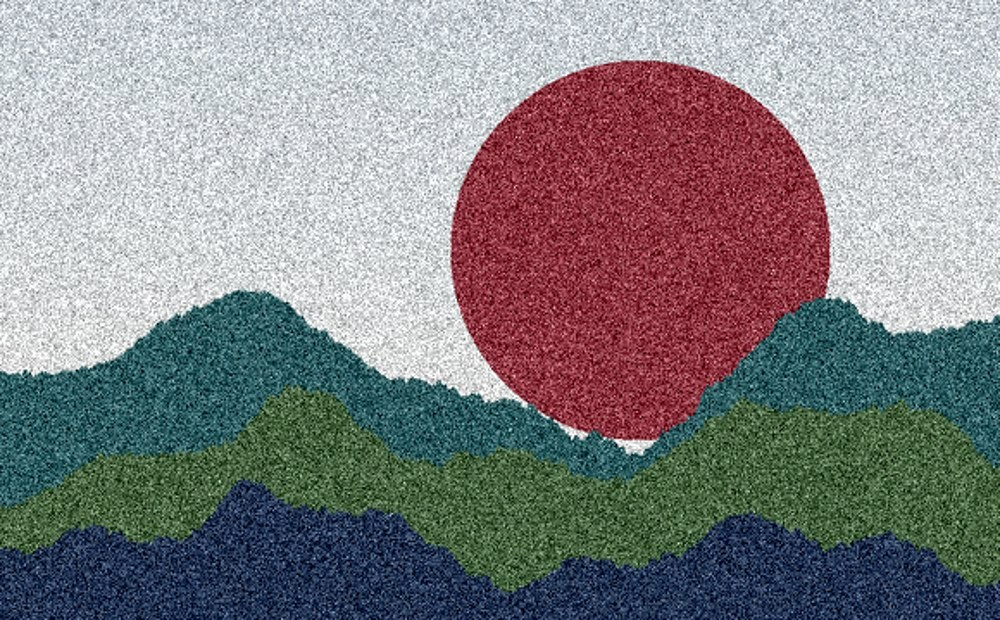
#> input picture assets/email/sun_bluegreen.jpg, 1000 x 620 px, found by its file name
$ python make.py
#> lines starting #> are read from the running program, lines starting #| are printed output that depends on the picture
"""Thursday · Field notes — 8 quiet stippled landscapes. 01 is the current template image."""
import numpy as np
from PIL import Image, ImageFilter, ImageDraw
OUT = '/home/claude/ctrl-curious/assets/email/days/thu/'
rng = np.random.default_rng(7)
def hx(h): h=h.lstrip('#'); return np.array([int(h[i:i+2],16) for i in (0,2,4)],float)
INK,PAPER,MAUVE,PLUM,WINE,CLAY,OCHRE=map(hx,['2E1F25','F4EEE8','C9A7B5','7E4B6B','8A2E3B','D9C3B7','C8902F'])
INDIGO,PRUSSIAN,SKYB,TEAL,PINE,MOSS,NAVY,MIST=map(hx,['1C3050','2B4C6F','7C9EB8','24585C','264A3E','4F6A3A','172338','C9D6DC'])
W,H=1200,600
X,Y=np.meshgrid(np.arange(W),np.arange(H))
def bn(r):
    n=Image.fromarray((rng.random((H,W))*255).astype('uint8')).filter(ImageFilter.GaussianBlur(r)); a=np.asarray(n,float); return (a-a.min())/(a.max()-a.min()+1e-6)
def fbm(): return .5*bn(18)+.3*bn(6)+.2*bn(2)
def mix(a,b,t): return a[None,None]*(1-t[...,None])+b[None,None]*t[...,None]
def sky(top,bot,power=1.0,amt=0.3):
    t=np.clip((np.linspace(0,1,H)[:,None]**power)*np.ones((1,W))*0.9+fbm()*amt-amt/2,0,1); return mix(top,bot,t)
def stip(img,mask,col,dens=0.9):
    dots=rng.random((H,W))<dens; img[mask&dots]=col; img[mask&~dots]=col*.7+PAPER*.3
def sun(img,cx,cy,r,col=WINE,dens=None):
    m=((X-cx)**2+(Y-cy)**2)<r**2; st=rng.random((H,W))<(0.86+0.12*fbm())
    img[m&st]=col; img[m&~st]=col*.6+PAPER*.4; return m
def ridge(y0,amp,seed,freq,jag=1.4):
    r=np.random.default_rng(seed); xs=np.arange(W)
    y=y0+amp*np.sin(xs/freq+r.random()*6)+.45*amp*np.sin(xs/(freq/2.7)+r.random()*6)
    y+=np.cumsum(r.normal(0,jag,W)); y-=np.linspace(0,y[-1]-y[0],W)*.5; return y
def below(y): return Y>y[None,:]
def save(img,name,amt=26):
    a=img+rng.normal(0,amt,img.shape[:2])[...,None]
    Image.fromarray(np.clip(a,0,255).astype('uint8')).save(OUT+name,quality=86)

# 01 current template image: wine sun over teal, moss and indigo ridges (kept as is, framed to 1200x600)
im=Image.open('/home/claude/ctrl-curious/assets/email/sun_bluegreen.jpg').convert('RGB')
#> im is the input picture: PIL image 1000x620 RGB; mean R, G, B 130.1, 129.1, 131.5
im=im.resize((1200,744),Image.LANCZOS); top=int(744*0.55-300); im.crop((0,top,1200,top+600)).save(OUT+'thu_01.jpg',quality=86)

# 02 Terraces: curved green terraces stepping down, low ochre sun
img=sky(MIST*0.5+PAPER*0.5,PAPER,1.0); sun(img,300,300,90,OCHRE)
#> in sky, `t = np.clip(np.linspace(0, 1, H)[:, None] ** power * np.ones((1, W)) *`:
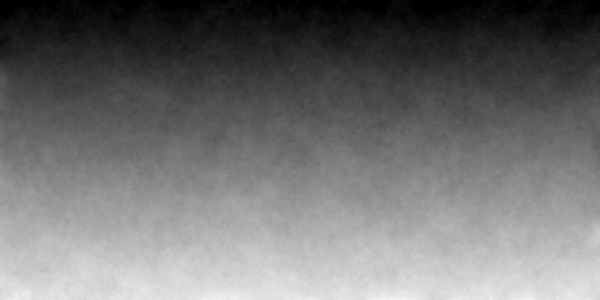
#> t: shape (600, 1200) float64 (shown at 1/2 size); min 0, max 0.966, mean 0.444
#> in sun, `st = rng.random((H, W)) < 0.86 + 0.12 * fbm()`:
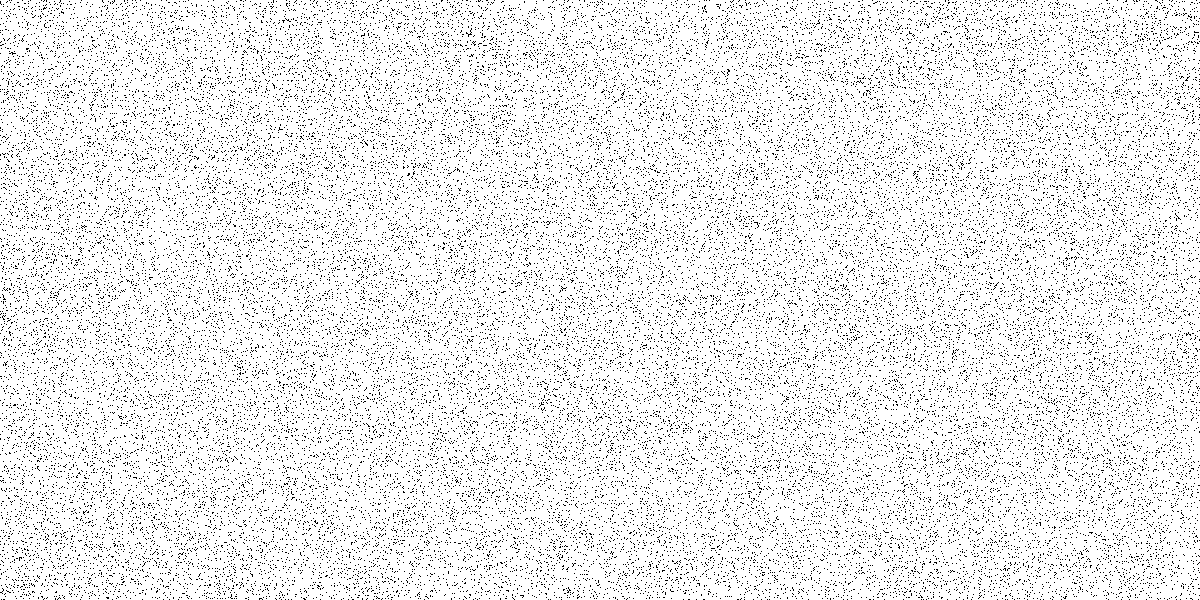
#> st: shape (600, 1200) bool; 92.4% white; black in thin lines or dots
cols=[TEAL,PINE,MOSS,TEAL*0.8+PINE*0.2,PINE*0.9,MOSS*0.85]
for i,col in enumerate(cols):
    y0=300+i*52; yy=y0+40*np.sin(np.arange(W)/260+i*0.5)+10*np.sin(np.arange(W)/70+i)
    stip(img,below(yy),col,0.9+i*0.01)
    edge=(np.abs(Y-yy[None,:])<2); img[edge]=SKYB*0.6+PAPER*0.4
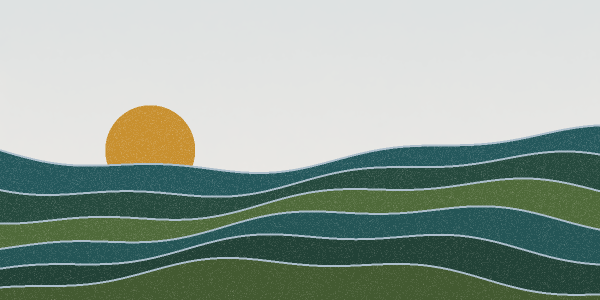
#> img: shape (600, 1200, 3) float64 (shown at 1/2 size); mean of channels 0, 1, 2 146.8, 162.5, 152.2; drawn as R, G, B
save(img,'thu_02.jpg')
#> in save, `a=img+rng.normal(0,amt,img.shape[:2])[...,None]`:
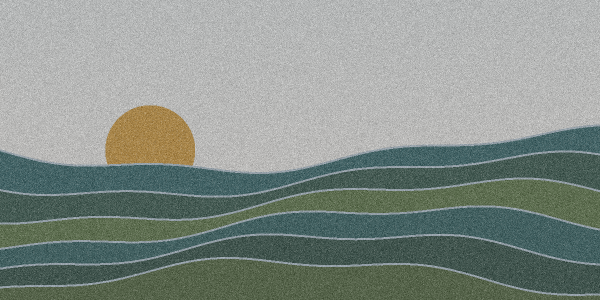
#> a: shape (600, 1200, 3) float64 (shown at 1/2 size); mean of channels 0, 1, 2 146.8, 162.6, 152.2; drawn with min black and max white

# 03 River valley: a winding pale river through layered hills, wine sun
img=sky(SKYB*0.35+PAPER*0.65,PAPER,1.0); sun(img,820,210,110)
#> in bn (call 9), `n = Image.fromarray((rng.random((H, W)) * 255).astype('uint8')).filter`:
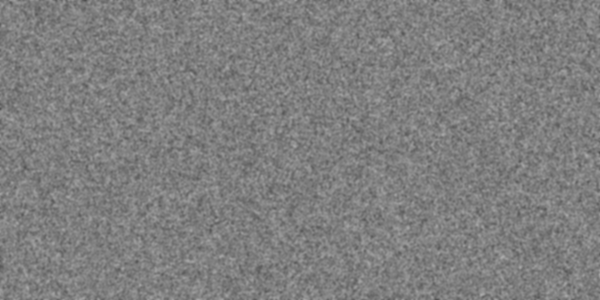
#> n: PIL image 1200x600 L (shown at 1/2 size); min 75, max 171, mean 126.8
#> in bn (call 10), `return (a - a.min()) / (a.max() - a.min() + 1e-06)`:
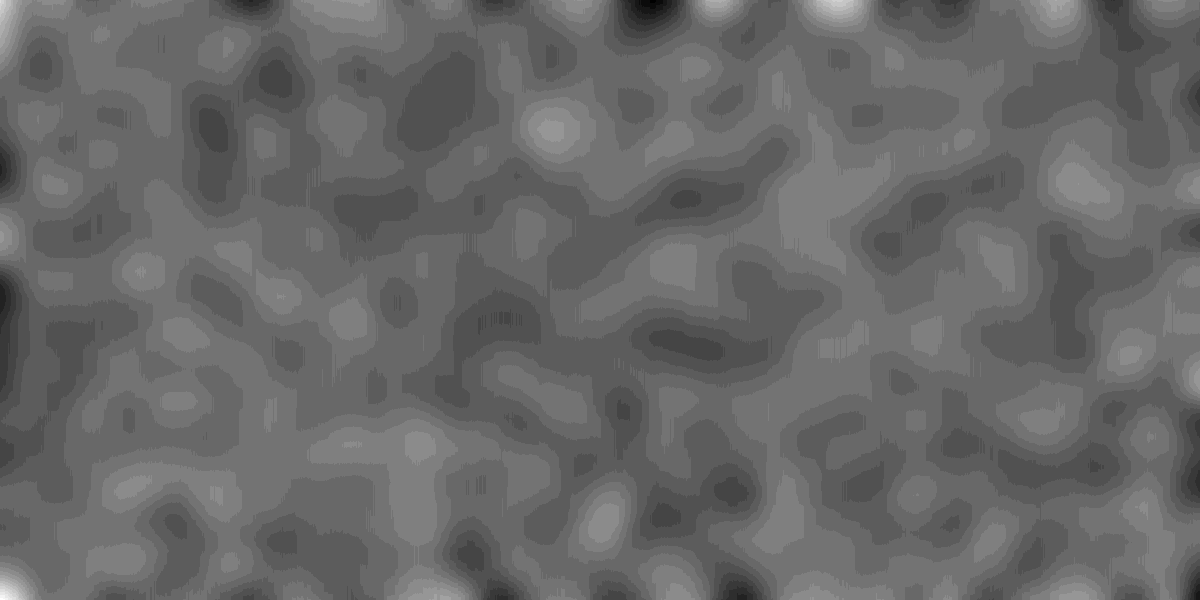
#> returned value: shape (600, 1200) float64; min 0, max 1, mean 0.41
for y0,amp,seed,freq,col,d in [(300,40,11,140,PRUSSIAN,.9),(370,34,12,100,TEAL,.92),(440,28,13,80,PINE,.94)]:
    rr=ridge(y0,amp,seed,freq); stip(img,below(rr),col,d)
front=rr
#> front = 1200 values, max 497.7 at index 649, min 397.4 at index 930, mean 444.1
# river emerges from behind the front hill and widens toward the viewer
x_src=520; y_src=int(front[x_src])+6
#> after `y_src = int(front[x_src]) + 6`: y_src = 423
yy=np.arange(H); t=np.clip((yy-y_src)/(H-y_src),0,1)
#> after `t = np.clip((yy - y_src) / (H - y_src), 0, 1)`: t = 600 values from 0 to 0.994
cx=x_src+120*np.sin(t*3.2)*t+180*t**2
#> cx = 600 values, max 694.1 at index 588, min 520 at index 0, mean 548.4
wdt=1.5+70*t**1.7
#> wdt = 600 values from 1.5 to 70.83
riv=(np.abs(X-cx[:,None])<wdt[:,None])&(Y>=y_src)&below(front)
img[riv]=MIST*0.8+PAPER*0.2
save(img,'thu_03.jpg')

# 04 Still lake: one mountain and the sun, mirrored in calm water
img=sky(PAPER,MIST*0.6+PAPER*0.4,1.0); m=sun(img,760,170,80)
xs=np.arange(W)
ml=140+0.78*np.abs(xs-560)+10*np.sin(xs/28)*(np.abs(xs-560)>40)
mt=below(ml); stip(img,mt,INDIGO,0.93)
ml2=250+0.6*np.abs(xs-930)+8*np.sin(xs/22)
stip(img,below(ml2)&~mt,PRUSSIAN,0.92)
img[mt&(Y<ml[None,:]+34+8*np.sin(X/14))&(Y<200)]=SKYB*0.55+PAPER*0.45
hz=380; img[hz:]=img[hz-1::-1][:H-hz]*0.65+TEAL*0.35
for y in range(hz+8,H,14):
    x0=rng.integers(0,200)
    while x0<W:
        L=rng.integers(40,160); img[y:y+2,x0:x0+L]=img[y:y+2,x0:x0+L]*0.6+PAPER*0.4; x0+=L+rng.integers(40,140)
save(img,'thu_04.jpg')

# 05 Contour hills: hill layers drawn with woodblock contour lines, like slow waves of land
img=sky(PAPER,CLAY,1.2); sun(img,600,250,120)
for i,(y0,amp,seed,freq,col,line) in enumerate([(320,40,21,160,PRUSSIAN,SKYB),(400,34,22,120,TEAL,MIST),(480,26,23,90,PINE,MOSS*0.6+PAPER*0.4)]):
    yy=ridge(y0,amp,seed,freq,1.0); mk=below(yy); stip(img,mk,col,0.94)
    for k in range(1,8):
        e=mk&(np.abs(Y-(yy[None,:]+k*14))<1.2); img[e]=line
save(img,'thu_05.jpg')

# 06 Cliff coast: a dark cliff, a calm sea with one small wave, a low wine sun
img=sky(SKYB*0.3+PAPER*0.7,PAPER,1.0); sun(img,420,330,100)
sea=Y>380; stip(img,sea,PRUSSIAN,0.92)
for y in range(392,H,16):
    row=(np.abs(Y-(y+4*np.sin(X/40+y)))<1.2)&sea; img[row]=SKYB
yy=Y.astype(float); xx=X.astype(float)
hz=380
face=800 - 95*np.clip((yy-240)/(hz-240),0,1)**1.8 + 4*np.sin(yy/9) + 2*np.sin(yy/3.3)
top=242 - 82*np.clip((xx-795)/405,0,1)**0.55 + 3*np.sin(xx/23)
cl=(xx>face)&(yy>top)&(yy<=hz)
stip(img,cl,PINE,0.94)
grass=cl&(yy<top+7); img[grass]=MOSS
ref=(yy>hz)&(yy<hz+70)&(xx>800-95-30*((yy-hz)/70))
img[ref]=img[ref]*0.55+PINE*0.45
for rx,ry,rr in [(690,hz+2,12),(668,hz+3,7)]:
    rock=((xx-rx)**2/(rr*1.5)**2+(yy-ry)**2/rr**2<1)&(yy<=hz+2)
    img[rock]=PINE*0.8+INK*0.2
save(img,'thu_06.jpg')

# 07 Rain over hills: soft mist bands and slanted rain, muted sun
img=sky(MIST,PAPER,1.0); sun(img,860,180,80,WINE*0.8+MAUVE*0.2)
for y0,amp,seed,freq,col,d in [(300,30,31,150,SKYB*0.8+PRUSSIAN*0.2,.86),(380,30,32,110,TEAL*0.8+MIST*0.2,.9),(460,26,33,90,PINE,.94)]:
    stip(img,below(ridge(y0,amp,seed,freq)),col,d)
    wgt=np.exp(-((Y-(y0+20))/22.0)**2)[...,None]*0.35; img[:]=img*(1-wgt)+MIST[None,None]*wgt
pil=Image.fromarray(np.clip(img,0,255).astype('uint8')); d=ImageDraw.Draw(pil)
for _ in range(240):
    x,y=rng.integers(-100,1200),rng.integers(-30,600); d.line([(x,y),(x+10,y+30)],fill=(244,238,232),width=1)
img=np.asarray(pil,float)
save(img,'thu_07.jpg')

# 08 Open sea: a large wine sun, a calm indigo sea and one small sail
img=sky(PAPER,CLAY,1.3); sun(img,600,330,170)
sea=Y>360; stip(img,sea,INDIGO,0.93)
for y in range(370,H,13):
    x0=rng.integers(0,120)
    while x0<W:
        L=rng.integers(60,220); img[y:y+2,x0:x0+L]=PRUSSIAN*0.5+SKYB*0.5; x0+=L+rng.integers(30,120)
pil=Image.fromarray(np.clip(img,0,255).astype('uint8')); d=ImageDraw.Draw(pil)
d.polygon([(880,352),(900,300),(902,352)],fill=(46,31,37)); d.polygon([(905,350),(905,312),(930,350)],fill=(244,238,232))
d.polygon([(868,354),(940,354),(930,364),(876,364)],fill=(46,31,37))
img=np.asarray(pil,float)
save(img,'thu_08.jpg')
print('done')

$ run again, with assets/email/footer.jpg copied over assets/email/sun_bluegreen.jpg
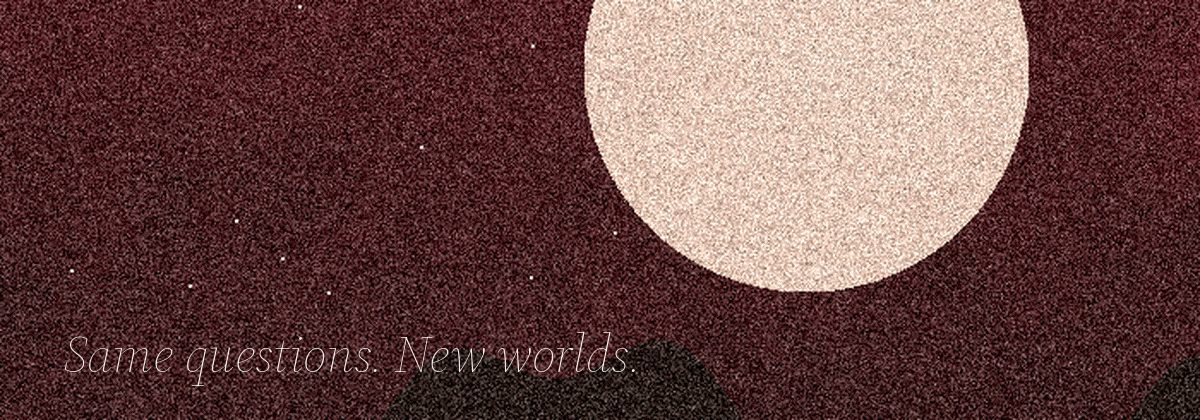
#> input picture assets/email/footer.jpg, 1200 x 420 px, found by its file name
#> im is the input picture: PIL image 1200x420 RGB; mean R, G, B 104.8, 70.8, 68.5
#> `im = im.resize((1200, 744), Image.LANCZOS)`:
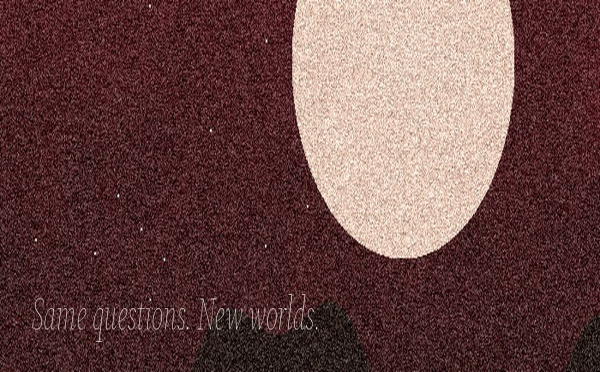
#> im: PIL image 1200x744 RGB (shown at 1/2 size); mean R, G, B 104.8, 70.9, 68.6
#> `im = im.resize((1200, 744), Image.LANCZOS)`:
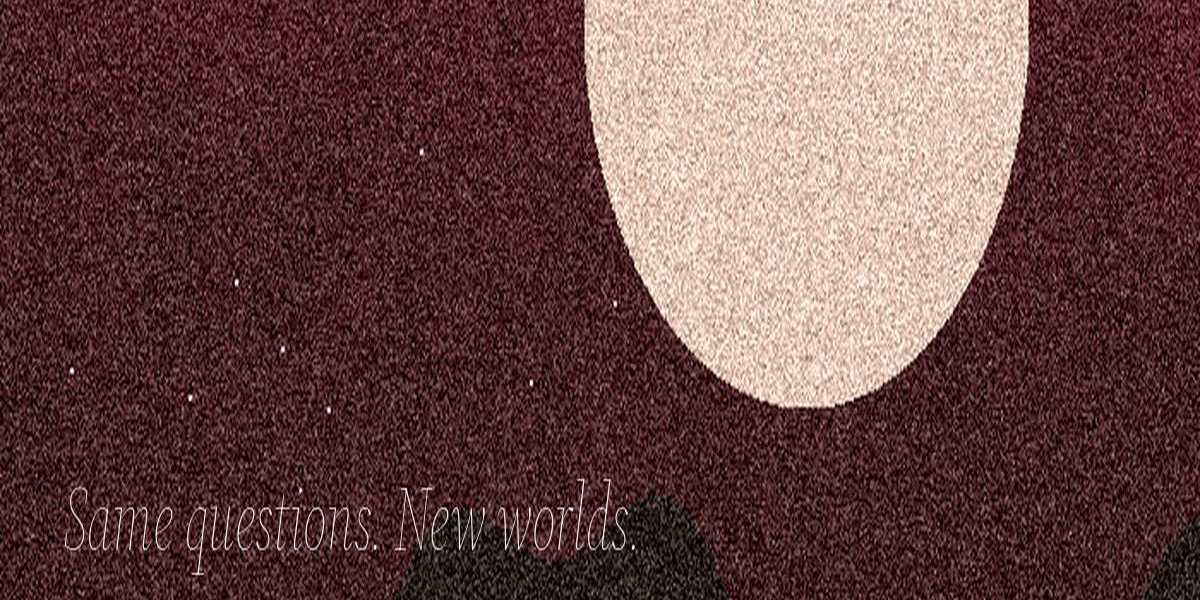
#> saved as thu_01.jpg: PIL image 1200x600 RGB; mean R, G, B 102.4, 68.6, 66.5
#> st: shape (600, 1200) bool; 92.4% white; black in thin lines or dots
#> front = 1200 values, max 497.7 at index 649, min 397.4 at index 930, mean 444.1
#> y_src = 423
#> `t = np.clip((yy - y_src) / (H - y_src), 0, 1)`: t = 600 values from 0 to 0.994
#> cx = 600 values, max 694.1 at index 588, min 520 at index 0, mean 548.4
#> wdt = 600 values from 1.5 to 70.83

$ run again, with assets/email/footer_b3.jpg copied over assets/email/sun_bluegreen.jpg
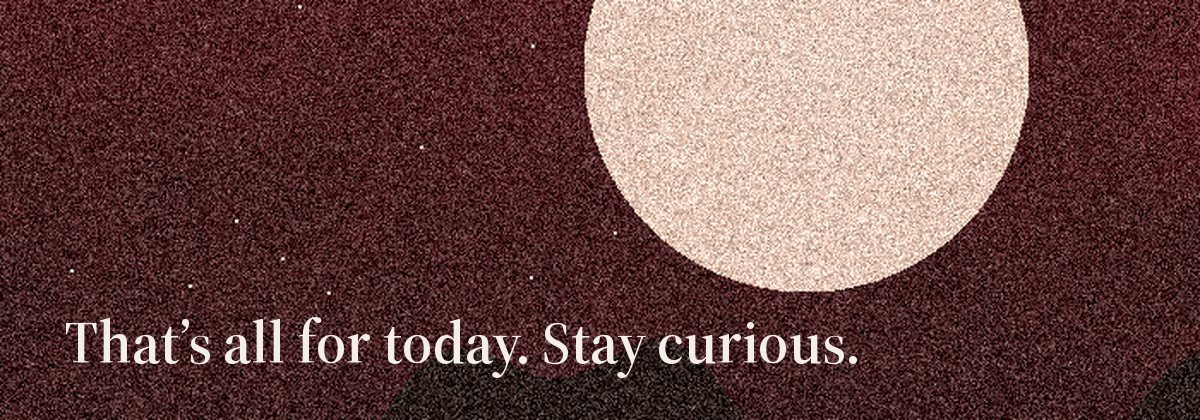
#> input picture assets/email/footer_b3.jpg, 1200 x 420 px, found by its file name
#> im is the input picture: PIL image 1200x420 RGB; mean R, G, B 107.3, 73.7, 70.9
#> `im = im.resize((1200, 744), Image.LANCZOS)`:
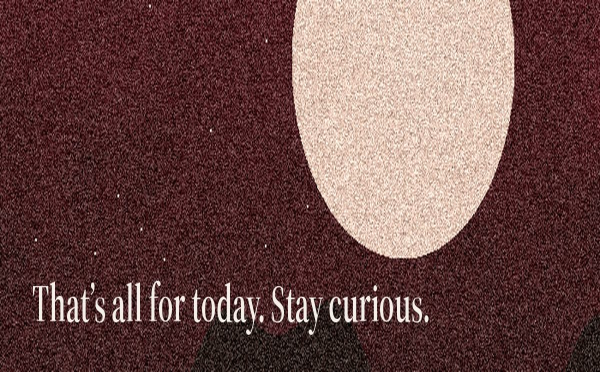
#> im: PIL image 1200x744 RGB (shown at 1/2 size); mean R, G, B 107.2, 73.7, 71
#> `im = im.resize((1200, 744), Image.LANCZOS)`:
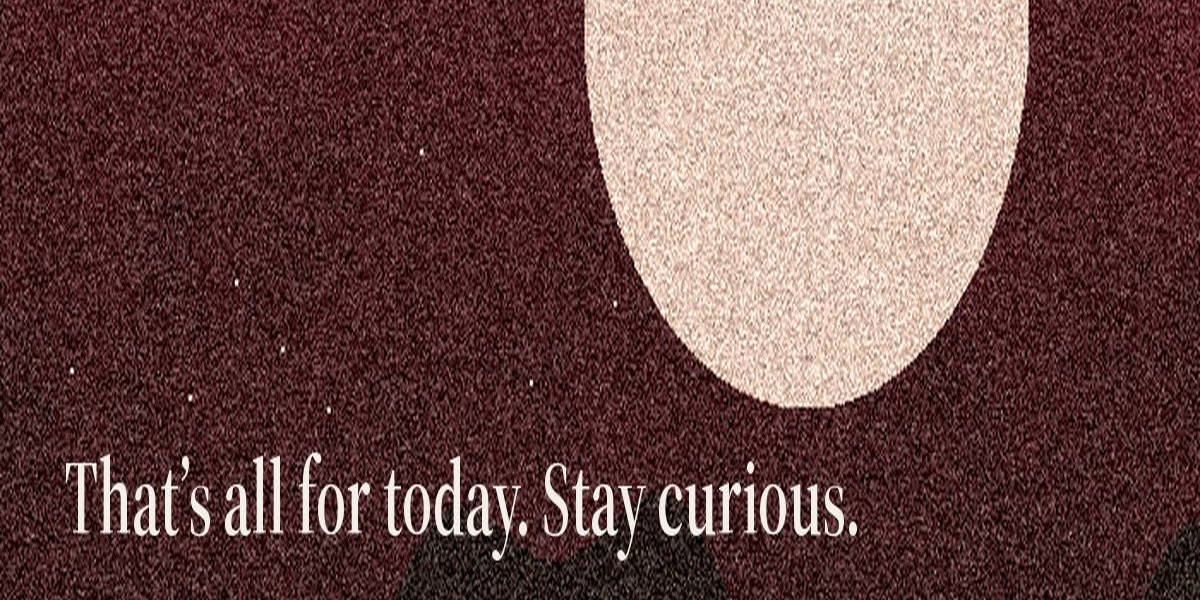
#> saved as thu_01.jpg: PIL image 1200x600 RGB; mean R, G, B 105.4, 72.1, 69.5
#> st: shape (600, 1200) bool; 92.4% white; black in thin lines or dots
#> front = 1200 values, max 497.7 at index 649, min 397.4 at index 930, mean 444.1
#> y_src = 423
#> `t = np.clip((yy - y_src) / (H - y_src), 0, 1)`: t = 600 values from 0 to 0.994
#> cx = 600 values, max 694.1 at index 588, min 520 at index 0, mean 548.4
#> wdt = 600 values from 1.5 to 70.83
